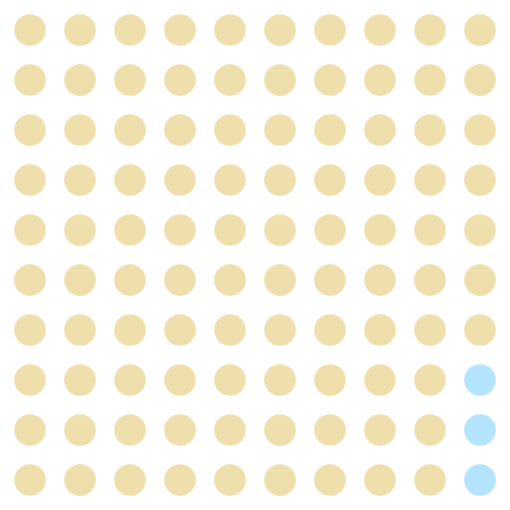

Here is the Vega-Lite specification saved for this chart:
### Vega-Lite specification from a JSON file in a GitHub repository (floating-point values rounded to 4 significant figures)
{"$schema": "https://vega.github.io/schema/vega-lite/v5.json", "config": {"view": {"stroke": ""}}, "width": 500, "height": 500, "background": "rgba(255, 255, 255, 0)", "data": {"values": [{"id": 1}, {"id": 2}, {"id": 3}, {"id": 4}, {"id": 5}, {"id": 6}, {"id": 7}, {"id": 8}, {"id": 9}, {"id": 10}, {"id": 11}, {"id": 12}, {"id": 13}, {"id": 14}, {"id": 15}, {"id": 16}, {"id": 17}, {"id": 18}, {"id": 19}, {"id": 20}, {"id": 21}, {"id": 22}, {"id": 23}, {"id": 24}, {"id": 25}, {"id": 26}, {"id": 27}, {"id": 28}, {"id": 29}, {"id": 30}, {"id": 31}, {"id": 32}, {"id": 33}, {"id": 34}, {"id": 35}, {"id": 36}, {"id": 37}, {"id": 38}, {"id": 39}, {"id": 40}, {"id": 41}, {"id": 42}, {"id": 43}, {"id": 44}, {"id": 45}, {"id": 46}, {"id": 47}, {"id": 48}, {"id": 49}, {"id": 50}, {"id": 51}, {"id": 52}, {"id": 53}, {"id": 54}, {"id": 55}, {"id": 56}, {"id": 57}, {"id": 58}, {"id": 59}, {"id": 60}, {"id": 61}, {"id": 62}, {"id": 63}, {"id": 64}, {"id": 65}, {"id": 66}, {"id": 67}, {"id": 68}, {"id": 69}, {"id": 70}, {"id": 71}, {"id": 72}, {"id": 73}, {"id": 74}, {"id": 75}, {"id": 76}, {"id": 77}, {"id": 78}, {"id": 79}, {"id": 80}, {"id": 81}, {"id": 82}, {"id": 83}, {"id": 84}, {"id": 85}, {"id": 86}, {"id": 87}, {"id": 88}, {"id": 89}, {"id": 90}, {"id": 91}, {"id": 92}, {"id": 93}, {"id": 94}, {"id": 95}, {"id": 96}, {"id": 97}, {"id": 98}, {"id": 99}, {"id": 100}]}, "transform": [{"calculate": "ceil (datum.id/10)", "as": "col"}, {"calculate": "datum.id - datum.col*10", "as": "row"}], "mark": {"type": "point", "filled": true}, "encoding": {"x": {"field": "col", "type": "ordinal", "axis": null}, "y": {"field": "row", "type": "ordinal", "axis": null}, "shape": {"value": "circle"}, "color": {"condition": [{"test": "datum['id'] <= 97", "value": "rgb(232,210,138)"}], "value": "rgb(148, 216, 255)"}, "size": {"value": 1000}}}
